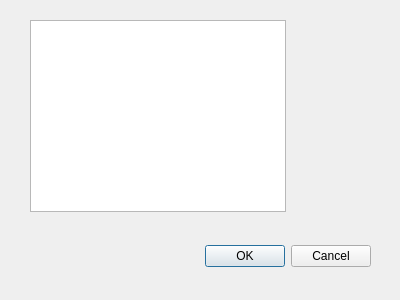
<?xml version="1.0" encoding="UTF-8"?>
<ui version="4.0">
 <class>NewRandB</class>
 <widget class="QDialog" name="NewRandB">
  <property name="geometry">
   <rect>
    <x>0</x>
    <y>0</y>
    <width>400</width>
    <height>300</height>
   </rect>
  </property>
  <property name="windowTitle">
   <string>Dialog</string>
  </property>
  <widget class="QDialogButtonBox" name="buttonBox">
   <property name="geometry">
    <rect>
     <x>30</x>
     <y>240</y>
     <width>341</width>
     <height>32</height>
    </rect>
   </property>
   <property name="orientation">
    <enum>Qt::Horizontal</enum>
   </property>
   <property name="standardButtons">
    <set>QDialogButtonBox::Cancel|QDialogButtonBox::Ok</set>
   </property>
  </widget>
  <widget class="QTableWidget" name="tableWidget">
   <property name="geometry">
    <rect>
     <x>30</x>
     <y>20</y>
     <width>256</width>
     <height>192</height>
    </rect>
   </property>
  </widget>
 </widget>
 <resources/>
 <connections>
  <connection>
   <sender>buttonBox</sender>
   <signal>accepted()</signal>
   <receiver>NewRandB</receiver>
   <slot>accept()</slot>
   <hints>
    <hint type="sourcelabel">
     <x>248</x>
     <y>254</y>
    </hint>
    <hint type="destinationlabel">
     <x>157</x>
     <y>274</y>
    </hint>
   </hints>
  </connection>
  <connection>
   <sender>buttonBox</sender>
   <signal>rejected()</signal>
   <receiver>NewRandB</receiver>
   <slot>reject()</slot>
   <hints>
    <hint type="sourcelabel">
     <x>316</x>
     <y>260</y>
    </hint>
    <hint type="destinationlabel">
     <x>286</x>
     <y>274</y>
    </hint>
   </hints>
  </connection>
 </connections>
</ui>
